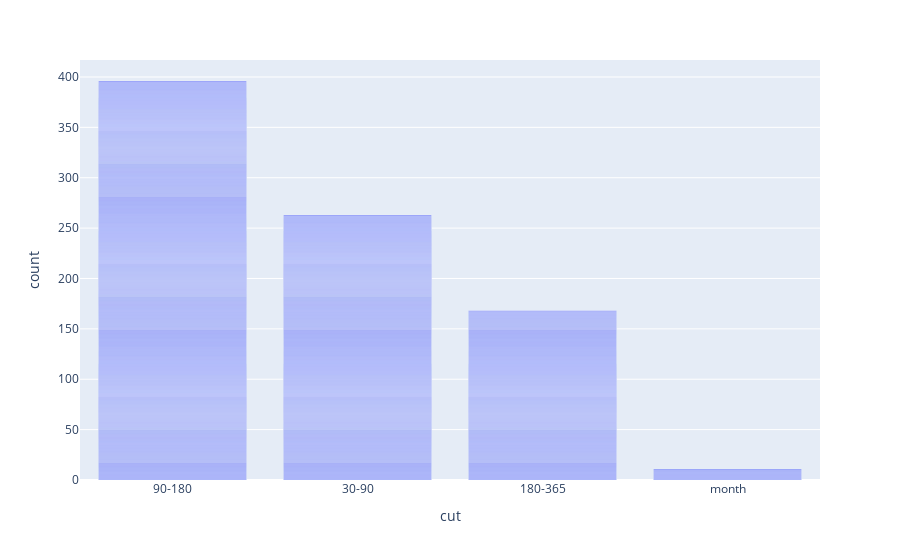

The notebook cell saved with this chart:
### Markdown cell above
Построим интерактивный барплот, на котором будут показаны категории с количеством уникальных клиентов в них

### Code cell
fig = px.bar(df, x='cut')
fig.show()

### Figure 1 — Plotly figure (JSON) as saved in the notebook; plotly's stock layout.template omitted (floating-point values rounded to 4 significant figures; data arrays with more than 128 entries replaced by an {"elided": "..."} marker saying what was removed)
{"data": [{"alignmentgroup": "True", "hovertemplate": "cut=%{x}<br>count=%{y}<extra></extra>", "legendgroup": "", "marker": {"color": "#636efa"}, "name": "", "offsetgroup": "", "orientation": "v", "showlegend": false, "textposition": "auto", "type": "bar", "x": {"elided": "838 str values"}, "xaxis": "x", "y": {"elided": "838 int values"}, "yaxis": "y"}], "layout": {"barmode": "relative", "legend": {"tracegroupgap": 0}, "margin": {"t": 60}, "xaxis": {"anchor": "y", "domain": [0, 1], "title": {"text": "cut"}}, "yaxis": {"anchor": "x", "domain": [0, 1], "title": {"text": "count"}}}}
